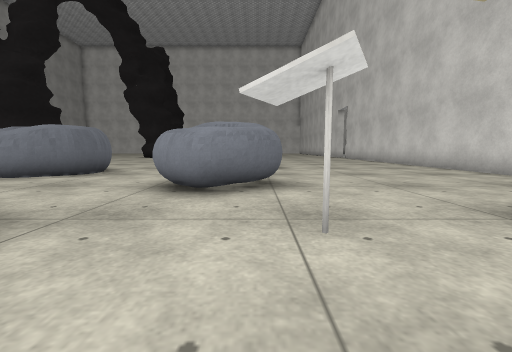
view 1 (above)

16 first-person views from a walk through a 3-D level made in the Unity game engine. The camera is 0.64 m above the floor, tilts 6° down and sees 90° across. The floor is counted in squares, 1 m on a side. Each view is taken from the middle of a square. On the plan, view 1 faces up. The plan holds only what a view shows up to about 9 squares ahead; the rest is blank. The place goes on beyond the plan. The player character is not drawn. Door leaves are left out, so doorways stand open. Surface patterns are stand-ins for the level's own textures.

view 2
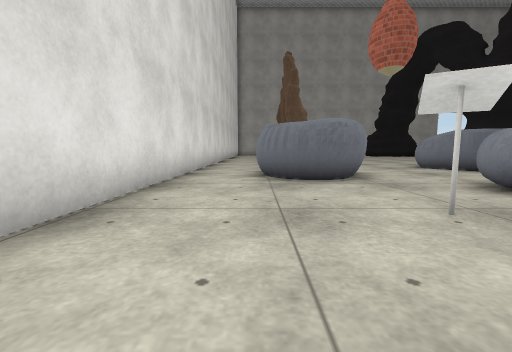

view 3
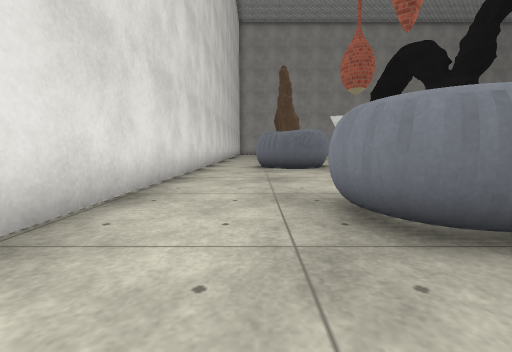

view 4
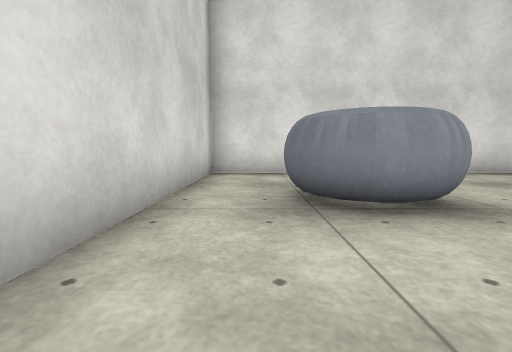

view 5
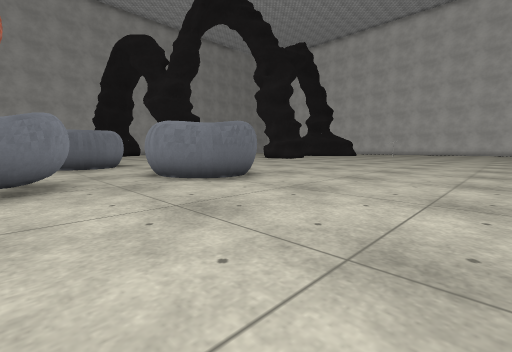

view 6
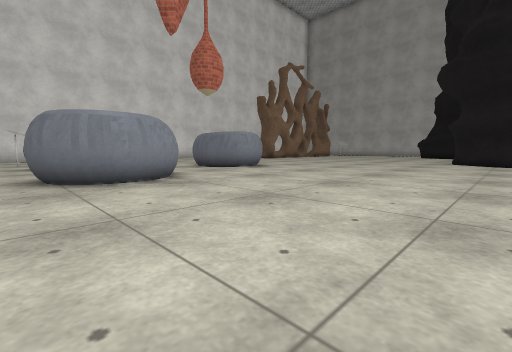

view 7
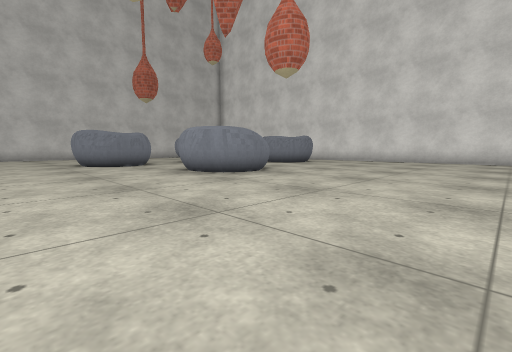

view 8
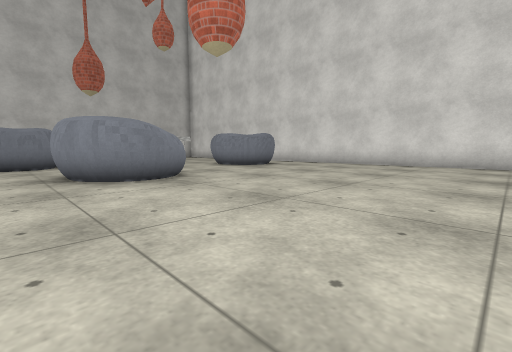

view 9
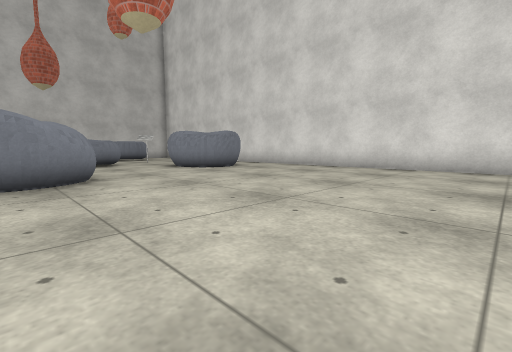

view 10
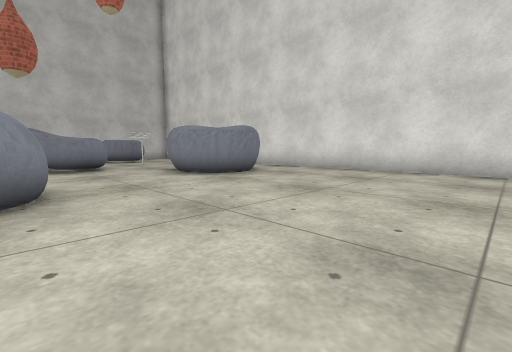

view 11
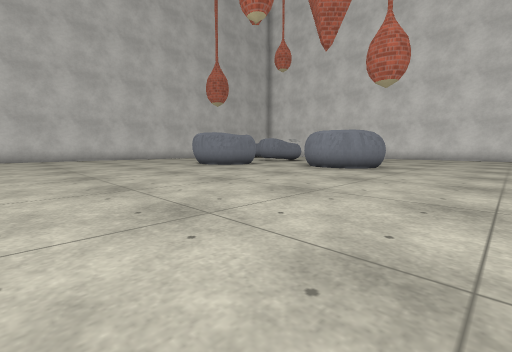

view 12
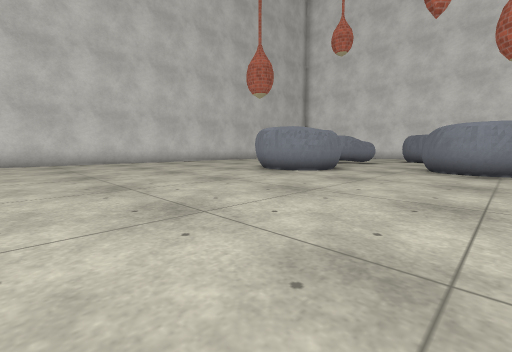

view 13
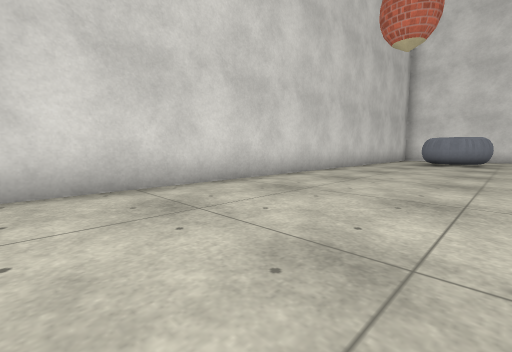

view 14
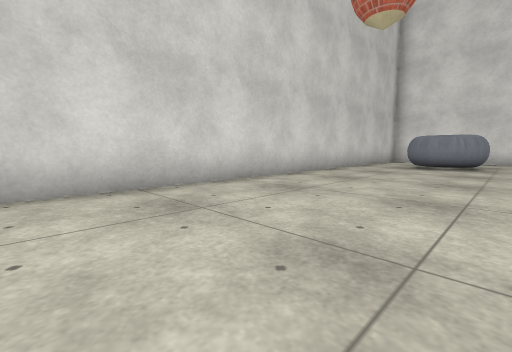

view 15
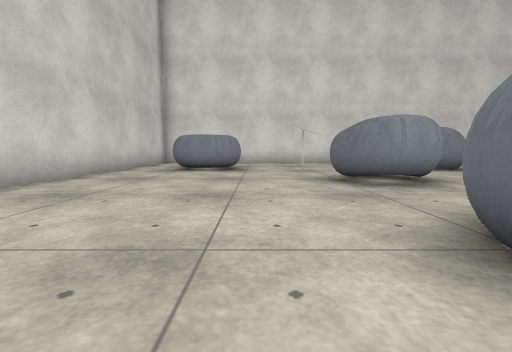

view 16
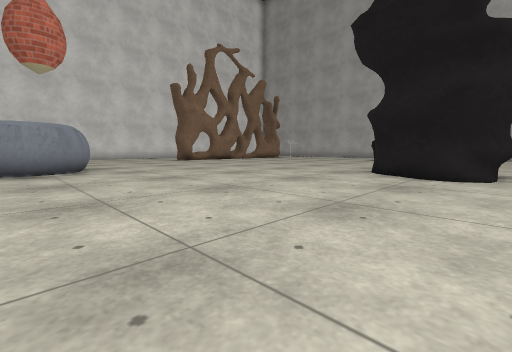

### Floor plan
Key: @ floor where view 1 was taken; # wall or solid block; . floor; O other object.
Columns run from 12 left of view 1 to 7 right of it. Each row starts with its distance up from view 1.
 16 ...................#
 15 #..................#
 14 #..................#
 13 ...................#
 12 ...................#
 11 ...................#
 10 ...........##......#
  9 ..........###......#
  8 ......##..###......#
  7 ......##...........#
  6 ......##...........#
  5 ...........##......#
  4 ...........##......#
  3 ...................#
  2 ........##...O.##..#
  1 ........##.....##..#
  0 ........##..@......#
 -1 ...................#
 -2 ####################

Where each view was taken, in squares from view 1:
view 1: 0 up, 0 right, facing up
view 2: 0 up, 3 right, facing left
view 3: 0 up, 6 right, facing left
view 4: 5 up, 5 right, facing down
view 5: 5 up, 5 right, facing up-left
view 6: 15 up, 1 right, facing down-left
view 7: 12 up, 12 left, facing down-right
view 8: 9 up, 12 left, facing down-right
view 9: 7 up, 12 left, facing down-right
view 10: 6 up, 10 left, facing down-right
view 11: 16 up, 10 left, facing down-right
view 12: 16 up, 6 left, facing down-right
view 13: 14 up, 2 right, facing down-right
view 14: 12 up, 2 right, facing down-right
view 15: 10 up, 2 right, facing down
view 16: 16 up, 5 left, facing down-left
